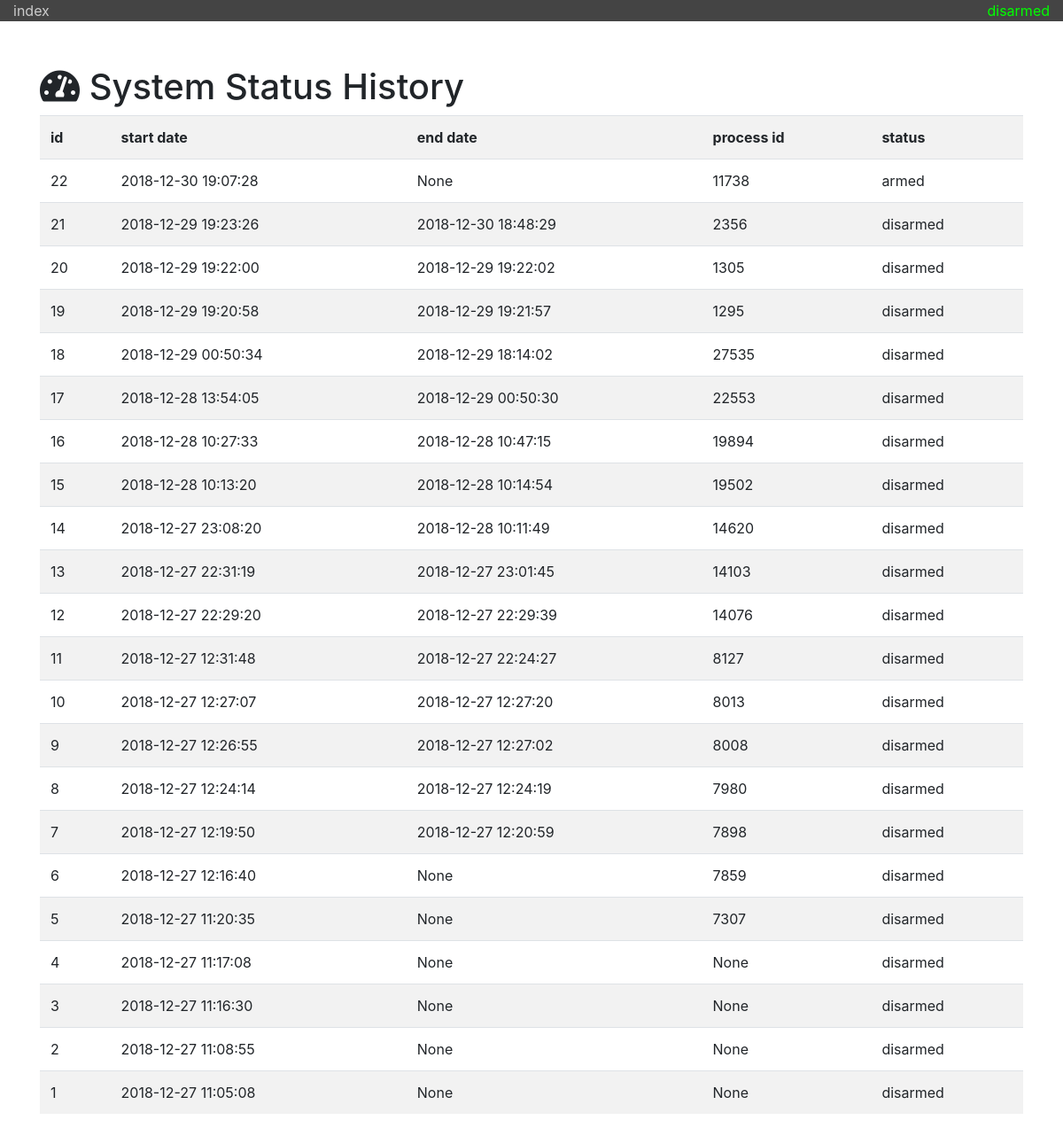
The page /status-history on the database its author committed.
### app.py (models this page shows)
class SystemStatus(db.Model):
	id = db.Column(db.Integer, primary_key=True)
	status = db.Column(db.String(20), unique=False, nullable=False)
	date_start = db.Column(db.String(20), unique=False, nullable=False)
	date_end = db.Column(db.String(20), unique=False, nullable=False)
	pir_sensor_process_id = db.Column(db.String(20), unique=False, nullable=False)
	def __repr__(self):
		return '<system status data %r>' % self.id

### app.py (the view)
@app.route('/status-history')
def status_history():
	s = SystemStatus.query.order_by(SystemStatus.id.desc()).all()
	return render_template('status-history.html', s=s)

### templates/status-history.html (shortened to what this page needs)
{% extends "template.html" %}
{% block head %}
  {{ super() }}
{% endblock %}
{% block content %}
	<h1>
		<i class="fas fa-tachometer-alt"></i>
		System Status History
	</h1>
	<table class="table table-striped">
	<tr>
		<th>id</th>
		<th>start date</th>
		<th>end date</th>
		<th>process id</th>
		<th>status</th>
	</tr>
	{% for item in s %}
	<tr>
		<td>
			{{item.id}}
		</td>
		<td>
			{{item.date_start}}
		</td>
		<td>
			{{item.date_end}}
		</td>
		<td>
			{{item.pir_sensor_process_id}}
		</td>
		<td>
			{{item.status}}
		</td>
	</tr>
	{% endfor %}
	</table>
{% endblock %}

### templates/template.html (shortened to what this page needs)
<!doctype html>
<html>
  <head>
    {% block head %}
    <link rel="stylesheet" href="{{ url_for('static', filename='css/bs4.min.css') }}">
    <link rel="stylesheet" href="{{ url_for('static', filename='css/app.css', v=0.04) }}">
    <link rel="stylesheet" href="https://use.fontawesome.com/releases/v5.6.1/css/all.css">
    {% endblock %}
  </head>
  <body>
    <div class="container-fluid top-bar">
		<div class="row">
			<div class="col-6">
				<a href="/">
					index
				</a>
			</div>
			<div class="col-6 text-right">
				{% if session['armed'] %} armed {% else %} disarmed {% endif %}
			</div>
		</div>
    </div>
    <div class="container">
		{% block content %}{% endblock %}
	</div>
  </body>
</html>

### static/css/app.css (style rules this page uses)
.top-bar { background:#444; color: lime; margin-bottom: 50px }
.top-bar a { color: #ccc; }

### rows shown on the page
SystemStatus: id "22", date_start "2018-12-30 19:07:28", date_end "None", pir_sensor_process_id "11738", status "armed"
SystemStatus: id "21", date_start "2018-12-29 19:23:26", date_end "2018-12-30 18:48:29", pir_sensor_process_id "2356", status "disarmed"
SystemStatus: id "20", date_start "2018-12-29 19:22:00", date_end "2018-12-29 19:22:02", pir_sensor_process_id "1305", status "disarmed"
SystemStatus: id "19", date_start "2018-12-29 19:20:58", date_end "2018-12-29 19:21:57", pir_sensor_process_id "1295", status "disarmed"
SystemStatus: id "18", date_start "2018-12-29 00:50:34", date_end "2018-12-29 18:14:02", pir_sensor_process_id "27535", status "disarmed"
SystemStatus: id "17", date_start "2018-12-28 13:54:05", date_end "2018-12-29 00:50:30", pir_sensor_process_id "22553", status "disarmed"
SystemStatus: id "16", date_start "2018-12-28 10:27:33", date_end "2018-12-28 10:47:15", pir_sensor_process_id "19894", status "disarmed"
SystemStatus: id "15", date_start "2018-12-28 10:13:20", date_end "2018-12-28 10:14:54", pir_sensor_process_id "19502", status "disarmed"
SystemStatus: id "14", date_start "2018-12-27 23:08:20", date_end "2018-12-28 10:11:49", pir_sensor_process_id "14620", status "disarmed"
SystemStatus: id "13", date_start "2018-12-27 22:31:19", date_end "2018-12-27 23:01:45", pir_sensor_process_id "14103", status "disarmed"
SystemStatus: id "12", date_start "2018-12-27 22:29:20", date_end "2018-12-27 22:29:39", pir_sensor_process_id "14076", status "disarmed"
SystemStatus: id "11", date_start "2018-12-27 12:31:48", date_end "2018-12-27 22:24:27", pir_sensor_process_id "8127", status "disarmed"
SystemStatus: id "10", date_start "2018-12-27 12:27:07", date_end "2018-12-27 12:27:20", pir_sensor_process_id "8013", status "disarmed"
SystemStatus: id "9", date_start "2018-12-27 12:26:55", date_end "2018-12-27 12:27:02", pir_sensor_process_id "8008", status "disarmed"
SystemStatus: id "8", date_start "2018-12-27 12:24:14", date_end "2018-12-27 12:24:19", pir_sensor_process_id "7980", status "disarmed"
SystemStatus: id "7", date_start "2018-12-27 12:19:50", date_end "2018-12-27 12:20:59", pir_sensor_process_id "7898", status "disarmed"
SystemStatus: id "6", date_start "2018-12-27 12:16:40", date_end "None", pir_sensor_process_id "7859", status "disarmed"
SystemStatus: id "5", date_start "2018-12-27 11:20:35", date_end "None", pir_sensor_process_id "7307", status "disarmed"
SystemStatus: id "4", date_start "2018-12-27 11:17:08", date_end "None", pir_sensor_process_id "None", status "disarmed"
SystemStatus: id "3", date_start "2018-12-27 11:16:30", date_end "None", pir_sensor_process_id "None", status "disarmed"
SystemStatus: id "2", date_start "2018-12-27 11:08:55", date_end "None", pir_sensor_process_id "None", status "disarmed"
SystemStatus: id "1", date_start "2018-12-27 11:05:08", date_end "None", pir_sensor_process_id "None", status "disarmed"
